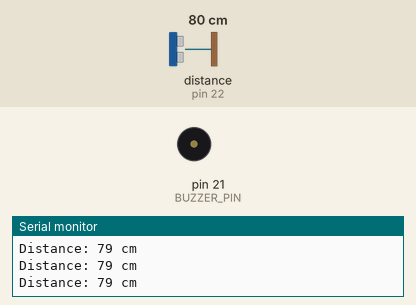
A sketch run on a simulated Arduino Mega 2560, built with avr-gcc and run on an emulated ATmega2560. On the bench: buzzer (waves = sounding, pin HIGH), the last lines printed to the serial monitor. Wiring (inferred from the names in the program): ultrasonic range finder: trigger pin 23; echo pin 22. Inputs (shaded band) come from the test bench; at power-on: distance to the obstacle (sensor on pin 22) 80 cm. The echo pulse lasts 58.3 µs per cm; pins used as bus, display or sensor lines are not drawn.

Above: at 1.3 s.
1.4 s: distance to the obstacle (sensor on pin 22) set to 24 cm
2.9 s: distance to the obstacle (sensor on pin 22) set to 18 cm
At 3.4 s:
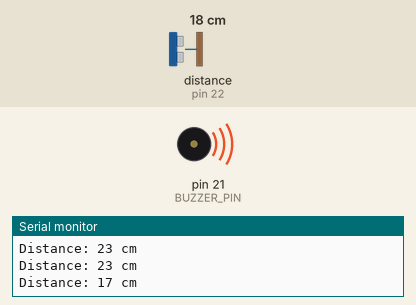
4.5 s: distance to the obstacle (sensor on pin 22) set to 35 cm
At 5.7 s:
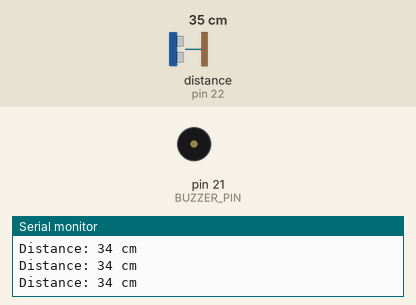
6.0 s: distance to the obstacle (sensor on pin 22) set to 2 cm
At 7.3 s:
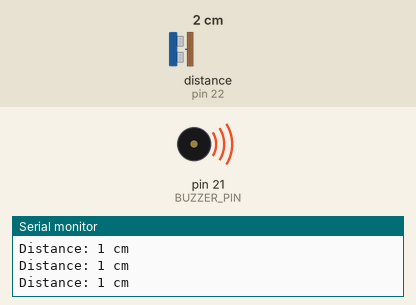
Timing chart, 0 to 8.5 s (numbered marks = the images above; inputs shaded):
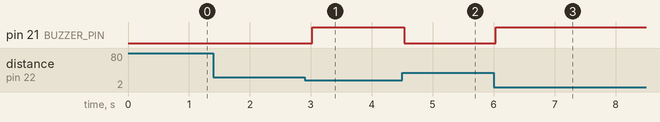

Measured:
- the behaviour switches between 21 and 20 cm on distance to the obstacle (sensor on pin 22) (found by bisection; images 0 and 1)
- after the input at 2.9 s, pin 21 (BUZZER_PIN): LOW → HIGH after 0.13 s
- after the input at 4.5 s, pin 21 (BUZZER_PIN): HIGH → LOW at once
- after the input at 6.0 s, pin 21 (BUZZER_PIN): LOW → HIGH at once

The sketch:

buzzer.ino
```cpp
#include <Arduino.h>

#define TRIG_PIN 23  // GPIO Pin for Trigger
#define ECHO_PIN 22  // GPIO Pin for Echo
#define BUZZER_PIN 21 // GPIO Pin for Buzzer

// Constants
const int THRESHOLD = 20; // Threshold distance in cm (for buzzer activation)

void setup() {
  // Start serial communication for debugging
  Serial.begin(115200);

  // Set up pins
  pinMode(TRIG_PIN, OUTPUT);
  pinMode(ECHO_PIN, INPUT);
  pinMode(BUZZER_PIN, OUTPUT);

  // Ensure buzzer is off initially
  digitalWrite(BUZZER_PIN, LOW);
}

void loop() {
  // Trigger pulse to the Ultrasonic Sensor
  digitalWrite(TRIG_PIN, LOW);
  delayMicroseconds(2);
  digitalWrite(TRIG_PIN, HIGH);
  delayMicroseconds(10);
  digitalWrite(TRIG_PIN, LOW);

  // Read the duration of the Echo pulse (30000 microseconds timeout = ~5 meters)
  long duration = pulseIn(ECHO_PIN, HIGH, 30000);

  if (duration == 0) {
    Serial.println("Warning: No echo received (Sensor disconnected or out of range)");
    digitalWrite(BUZZER_PIN, LOW);  // Keep buzzer off on timeout/error
  } else {
    // Calculate distance in cm
    long distance = (duration / 2) / 29.1; // Speed of sound = 343 m/s = 29.1 microseconds per cm

    // Output the distance for debugging
    Serial.print("Distance: ");
    Serial.print(distance);
    Serial.println(" cm");

    // If the distance is below the threshold, activate the buzzer
    if (distance > 0 && distance < THRESHOLD) {
      digitalWrite(BUZZER_PIN, HIGH);  // Turn on buzzer
    } else {
      digitalWrite(BUZZER_PIN, LOW);   // Turn off buzzer
    }
  }

  // Wait a little before taking the next measurement
  delay(500);
}
```
